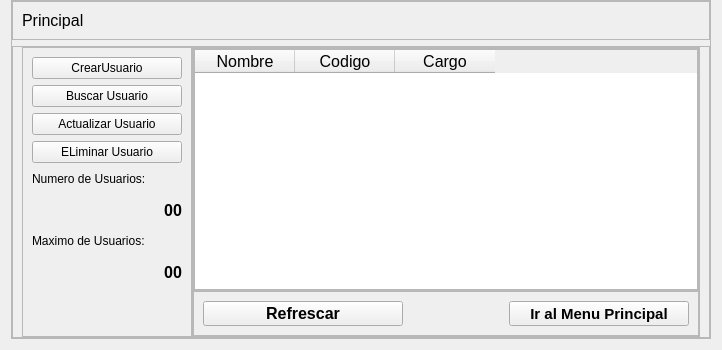
               <widget class="QWidget" name="pageA_Inicio">
                <layout class="QHBoxLayout" name="horizontalLayout_5">
                 <property name="topMargin">
                  <number>0</number>
                 </property>
                 <item>
                  <widget class="QFrame" name="cuerpo">
                   <property name="minimumSize">
                    <size>
                     <width>0</width>
                     <height>0</height>
                    </size>
                   </property>
                   <property name="maximumSize">
                    <size>
                     <width>700</width>
                     <height>16777215</height>
                    </size>
                   </property>
                   <property name="styleSheet">
                    <string notr="true"/>
                   </property>
                   <property name="frameShape">
                    <enum>QFrame::StyledPanel</enum>
                   </property>
                   <property name="frameShadow">
                    <enum>QFrame::Raised</enum>
                   </property>
                   <layout class="QVBoxLayout" name="verticalLayout_3">
                    <property name="spacing">
                     <number>6</number>
                    </property>
                    <property name="leftMargin">
                     <number>0</number>
                    </property>
                    <property name="topMargin">
                     <number>0</number>
                    </property>
                    <property name="rightMargin">
                     <number>0</number>
                    </property>
                    <property name="bottomMargin">
                     <number>0</number>
                    </property>
                    <item>
                     <widget class="QFrame" name="Atitulo">
                      <property name="maximumSize">
                       <size>
                        <width>16777215</width>
                        <height>40</height>
                       </size>
                      </property>
                      <property name="frameShape">
                       <enum>QFrame::StyledPanel</enum>
                      </property>
                      <property name="frameShadow">
                       <enum>QFrame::Raised</enum>
                      </property>
                      <layout class="QVBoxLayout" name="verticalLayout_4">
                       <item>
                        <widget class="QLabel" name="label_2">
                         <property name="maximumSize">
                          <size>
                           <width>300</width>
                           <height>300</height>
                          </size>
                         </property>
                         <property name="font">
                          <font>
                           <pointsize>12</pointsize>
                          </font>
                         </property>
                         <property name="text">
                          <string>Principal</string>
                         </property>
                        </widget>
                       </item>
                      </layout>
                     </widget>
                    </item>
                    <item>
                     <widget class="QFrame" name="Cbody">
                      <property name="frameShape">
                       <enum>QFrame::StyledPanel</enum>
                      </property>
                      <property name="frameShadow">
                       <enum>QFrame::Raised</enum>
                      </property>
                      <layout class="QHBoxLayout" name="horizontalLayout_6">
                       <property name="spacing">
                        <number>0</number>
                       </property>
                       <property name="topMargin">
                        <number>0</number>
                       </property>
                       <property name="bottomMargin">
                        <number>0</number>
                       </property>
                       <item>
                        <widget class="QFrame" name="frame_8">
                         <property name="minimumSize">
                          <size>
                           <width>170</width>
                           <height>0</height>
                          </size>
                         </property>
                         <property name="maximumSize">
                          <size>
                           <width>150</width>
                           <height>16777215</height>
                          </size>
                         </property>
                         <property name="frameShape">
                          <enum>QFrame::StyledPanel</enum>
                         </property>
                         <property name="frameShadow">
                          <enum>QFrame::Raised</enum>
                         </property>
                         <layout class="QVBoxLayout" name="verticalLayout_7">
                          <item>
                           <widget class="QPushButton" name="btnCrear">
                            <property name="text">
                             <string>CrearUsuario</string>
                            </property>
                           </widget>
                          </item>
                          <item>
                           <widget class="QPushButton" name="btnBuscar">
                            <property name="text">
                             <string>Buscar Usuario</string>
                            </property>
                           </widget>
                          </item>
                          <item>
                           <widget class="QPushButton" name="btnActualizar">
                            <property name="text">
                             <string>Actualizar Usuario</string>
                            </property>
                           </widget>
                          </item>
                          <item>
                           <widget class="QPushButton" name="btnEliminar">
                            <property name="text">
                             <string>ELiminar Usuario</string>
                            </property>
                           </widget>
                          </item>
                          <item>
                           <widget class="QLabel" name="label_3">
                            <property name="minimumSize">
                             <size>
                              <width>0</width>
                              <height>20</height>
                             </size>
                            </property>
                            <property name="font">
                             <font>
                              <pointsize>9</pointsize>
                             </font>
                            </property>
                            <property name="text">
                             <string>Numero de Usuarios:</string>
                            </property>
                           </widget>
                          </item>
                          <item>
                           <widget class="QLabel" name="txtTotal_item">
                            <property name="minimumSize">
                             <size>
                              <width>0</width>
                              <height>30</height>
                             </size>
                            </property>
                            <property name="font">
                             <font>
                              <pointsize>12</pointsize>
                              <weight>75</weight>
                              <bold>true</bold>
                             </font>
                            </property>
                            <property name="text">
                             <string>00</string>
                            </property>
                            <property name="alignment">
                             <set>Qt::AlignRight|Qt::AlignTrailing|Qt::AlignVCenter</set>
                            </property>
                           </widget>
                          </item>
                          <item>
                           <widget class="QLabel" name="label_5">
                            <property name="minimumSize">
                             <size>
                              <width>0</width>
                              <height>20</height>
                             </size>
                            </property>
                            <property name="font">
                             <font>
                              <pointsize>9</pointsize>
                             </font>
                            </property>
                            <property name="text">
                             <string>Maximo de Usuarios:</string>
                            </property>
                           </widget>
                          </item>
                          <item>
                           <widget class="QLabel" name="txtMaximo_item">
                            <property name="minimumSize">
                             <size>
                              <width>0</width>
                              <height>30</height>
                             </size>
                            </property>
                            <property name="font">
                             <font>
                              <pointsize>12</pointsize>
                              <weight>75</weight>
                              <bold>true</bold>
                             </font>
                            </property>
                            <property name="text">
                             <string>00</string>
                            </property>
                            <property name="alignment">
                             <set>Qt::AlignRight|Qt::AlignTrailing|Qt::AlignVCenter</set>
                            </property>
                           </widget>
                          </item>
                          <item>
                           <spacer name="verticalSpacer_2">
                            <property name="orientation">
                             <enum>Qt::Vertical</enum>
                            </property>
                            <property name="sizeHint" stdset="0">
                             <size>
                              <width>20</width>
                              <height>40</height>
                             </size>
                            </property>
                           </spacer>
                          </item>
                         </layout>
                        </widget>
                       </item>
                       <item>
                        <widget class="QFrame" name="frame_7">
                         <property name="frameShape">
                          <enum>QFrame::StyledPanel</enum>
                         </property>
                         <property name="frameShadow">
                          <enum>QFrame::Raised</enum>
                         </property>
                         <layout class="QVBoxLayout" name="verticalLayout_6">
                          <property name="spacing">
                           <number>0</number>
                          </property>
                          <property name="leftMargin">
                           <number>0</number>
                          </property>
                          <property name="topMargin">
                           <number>0</number>
                          </property>
                          <property name="rightMargin">
                           <number>0</number>
                          </property>
                          <property name="bottomMargin">
                           <number>0</number>
                          </property>
                          <item>
                           <widget class="QFrame" name="frame_9">
                            <property name="frameShape">
                             <enum>QFrame::StyledPanel</enum>
                            </property>
                            <property name="frameShadow">
                             <enum>QFrame::Raised</enum>
                            </property>
                            <layout class="QHBoxLayout" name="horizontalLayout_7">
                             <property name="spacing">
                              <number>0</number>
                             </property>
                             <property name="leftMargin">
                              <number>0</number>
                             </property>
                             <property name="topMargin">
                              <number>0</number>
                             </property>
                             <property name="rightMargin">
                              <number>0</number>
                             </property>
                             <property name="bottomMargin">
                              <number>0</number>
                             </property>
                             <item>
                              <widget class="QTableWidget" name="tblUsuario">
                               <property name="font">
                                <font>
                                 <pointsize>12</pointsize>
                                </font>
                               </property>
                               <property name="styleSheet">
                                <string notr="true"/>
                               </property>
                               <column>
                                <property name="text">
                                 <string>Nombre</string>
                                </property>
                               </column>
                               <column>
                                <property name="text">
                                 <string>Codigo</string>
                                </property>
                               </column>
                               <column>
                                <property name="text">
                                 <string>Cargo</string>
                                </property>
                               </column>
                              </widget>
                             </item>
                            </layout>
                           </widget>
                          </item>
                          <item>
                           <widget class="QFrame" name="frame_10">
                            <property name="minimumSize">
                             <size>
                              <width>0</width>
                              <height>45</height>
                             </size>
                            </property>
                            <property name="maximumSize">
                             <size>
                              <width>16777215</width>
                              <height>45</height>
                             </size>
                            </property>
                            <property name="frameShape">
                             <enum>QFrame::StyledPanel</enum>
                            </property>
                            <property name="frameShadow">
                             <enum>QFrame::Raised</enum>
                            </property>
                            <layout class="QHBoxLayout" name="horizontalLayout_8">
                             <item>
                              <widget class="QPushButton" name="btnRefrescar">
                               <property name="minimumSize">
                                <size>
                                 <width>200</width>
                                 <height>25</height>
                                </size>
                               </property>
                               <property name="maximumSize">
                                <size>
                                 <width>200</width>
                                 <height>25</height>
                                </size>
                               </property>
                               <property name="font">
                                <font>
                                 <pointsize>12</pointsize>
                                 <weight>75</weight>
                                 <bold>true</bold>
                                </font>
                               </property>
                               <property name="text">
                                <string>Refrescar</string>
                               </property>
                              </widget>
                             </item>
                             <item>
                              <spacer name="horizontalSpacer">
                               <property name="orientation">
                                <enum>Qt::Horizontal</enum>
                               </property>
                               <property name="sizeHint" stdset="0">
                                <size>
                                 <width>179</width>
                                 <height>20</height>
                                </size>
                               </property>
                              </spacer>
                             </item>
                             <item>
                              <widget class="QPushButton" name="btnXCerrar">
                               <property name="minimumSize">
                                <size>
                                 <width>180</width>
                                 <height>0</height>
                                </size>
                               </property>
                               <property name="font">
                                <font>
                                 <pointsize>11</pointsize>
                                 <weight>75</weight>
                                 <bold>true</bold>
                                </font>
                               </property>
                               <property name="text">
                                <string>Ir al Menu Principal</string>
                               </property>
                              </widget>
                             </item>
                            </layout>
                           </widget>
                          </item>
                         </layout>
                        </widget>
                       </item>
                      </layout>
                     </widget>
                    </item>
                   </layout>
                  </widget>
                 </item>
                </layout>
               </widget>
